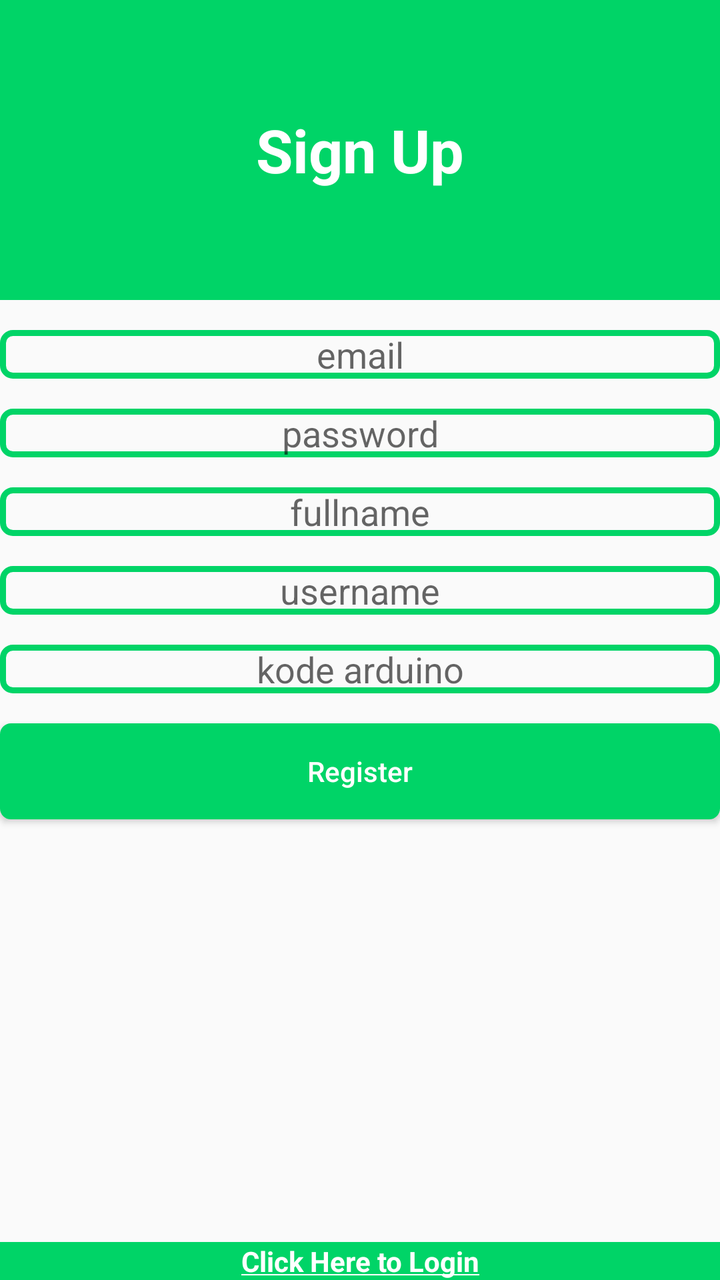
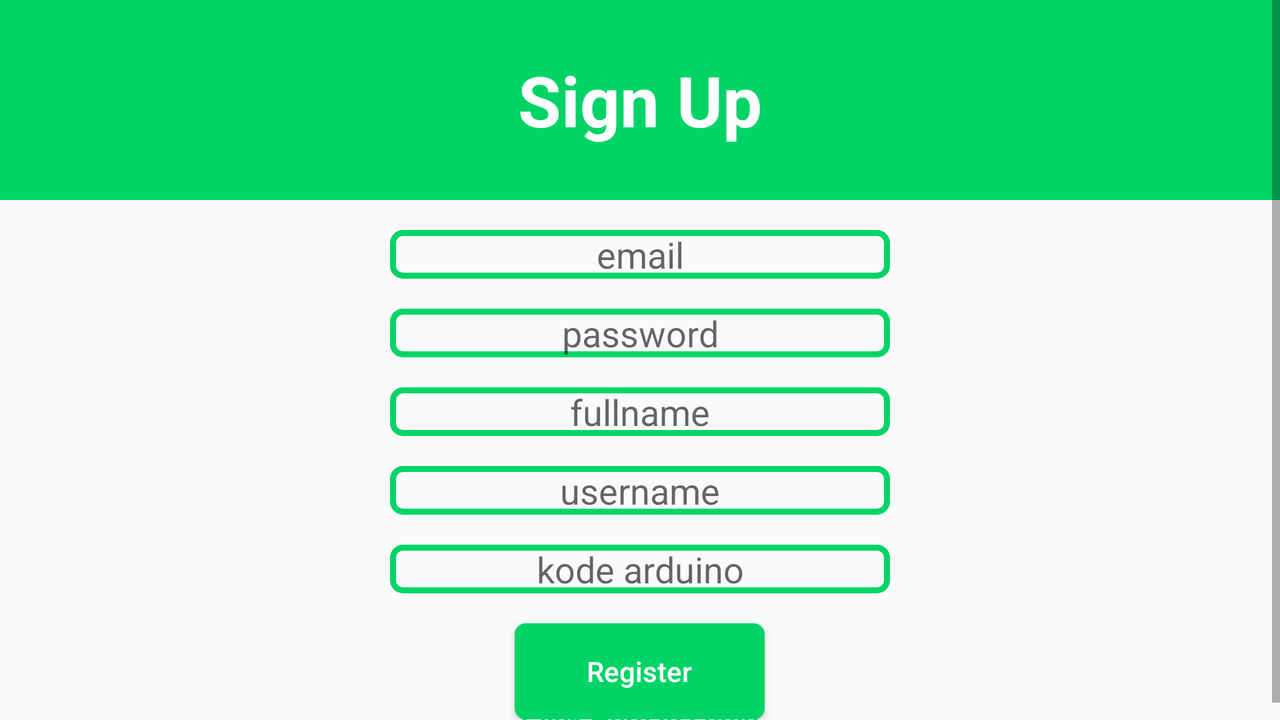

The same Android screen from two of the app's own layout files: first res/layout/ as a phone draws it, then the repository's variant for another configuration, drawn on a device whose configuration selects that folder. Both files follow.
<!-- AndroidManifest.xml: application theme AppTheme -->
<!-- res/layout/activity_register.xml -->
<?xml version="1.0" encoding="utf-8"?>
<RelativeLayout xmlns:android="http://schemas.android.com/apk/res/android"
    xmlns:tools="http://schemas.android.com/tools"
    android:id="@+id/activity_register"
    android:layout_width="match_parent"
    android:layout_height="match_parent"
    tools:context="baja.isave.Register">

    <LinearLayout
        android:orientation="vertical"
        android:layout_width="match_parent"
        android:layout_height="match_parent"
        android:weightSum="1"
        android:layout_alignParentTop="true"
        android:layout_alignParentStart="true">

        <TextView
            android:text="@string/signup"
            android:layout_width="match_parent"
            android:layout_height="150dp"
            android:textColor="#FFFFFF"
            android:textStyle="bold"
            android:id="@+id/signup"
            android:gravity="center"
            android:textSize="30dip"
            android:background="@drawable/background_header"
            android:layout_centerHorizontal="true" />

        <EditText
            android:id="@+id/email"
            android:layout_width="match_parent"
            android:layout_height="wrap_content"
            android:inputType="textPassword"
            android:ems="10"
            android:layout_marginTop="15dp"
            android:gravity="center_horizontal"
            android:hint="@string/email"
            android:singleLine="true"
            android:layout_below="@+id/username"
            android:background="@drawable/background_edittext"
            android:layout_alignStart="@+id/username" />

        <EditText
            android:id="@+id/password"
            android:layout_width="match_parent"
            android:layout_height="wrap_content"
            android:inputType="textPassword"
            android:ems="10"
            android:layout_marginTop="15dp"
            android:gravity="center_horizontal"
            android:hint="@string/password"
            android:singleLine="true"
            android:layout_below="@+id/username"
            android:background="@drawable/background_edittext"
            android:layout_alignStart="@+id/username" />

        <EditText
            android:id="@+id/name"
            android:layout_width="match_parent"
            android:layout_height="wrap_content"
            android:inputType="text"
            android:ems="10"
            android:layout_marginTop="15dp"
            android:layout_alignParentTop="true"
            android:layout_centerHorizontal="true"
            android:gravity="center_horizontal"
            android:hint="@string/name"
            android:background="@drawable/background_edittext"
            android:singleLine="true" />

        <EditText
            android:id="@+id/username"
            android:layout_width="match_parent"
            android:layout_height="wrap_content"
            android:inputType="text"
            android:ems="10"
            android:layout_marginTop="15dp"
            android:layout_alignParentTop="true"
            android:layout_centerHorizontal="true"
            android:gravity="center_horizontal"
            android:hint="@string/username"
            android:background="@drawable/background_edittext"
            android:singleLine="true" />

        <EditText
            android:id="@+id/idArduino"
            android:layout_width="match_parent"
            android:layout_height="wrap_content"
            android:inputType="text"
            android:ems="10"
            android:layout_marginTop="15dp"
            android:layout_alignParentTop="true"
            android:layout_centerHorizontal="true"
            android:gravity="center_horizontal"
            android:hint="@string/kode"
            android:background="@drawable/background_edittext"
            android:singleLine="true" />

        <Button
            android:layout_width="match_parent"
            android:layout_height="wrap_content"
            android:background="@drawable/rounded_button"
            android:textColorHint="#FFFFFF"
            android:hint="@string/register"
            android:id="@+id/buttonlogin"
            android:layout_marginTop="15dp"
            android:layout_below="@+id/password"
            android:layout_centerHorizontal="true"
            android:onClick="sendMessage"/>
    </LinearLayout>

    <TextView
        android:text="@string/goLogin"
        android:layout_width="match_parent"
        android:layout_height="wrap_content"
        android:textColor="#FFFFFF"
        android:textStyle="bold"
        android:id="@+id/GoLogin"
        android:onClick="goLogin"
        android:layout_alignParentBottom="true"
        android:gravity="center"
        android:background="@drawable/background_header"
        android:layout_centerHorizontal="true" />



</RelativeLayout>
<!-- resources referenced by this layout -->
<resources>
  <!-- drawable background_edittext (drawable) -->
  <?xml version="1.0" encoding="utf-8"?>
       <shape xmlns:android="http://schemas.android.com/apk/res/android"
          android:thickness="5dp"
          android:shape="rectangle">
          <stroke android:width="3dp"
              android:color="@color/colorPrimary"/>
          <corners android:radius="5dp" />
      </shape>
  <!-- drawable background_header (drawable) -->
  <?xml version="1.0" encoding="utf-8"?>
  <shape xmlns:android="http://schemas.android.com/apk/res/android"
      android:thickness="5dp"
      android:shape="rectangle">
      <stroke android:width="3dp"
          android:color="@color/colorPrimary"/>
      <solid android:color="@color/colorPrimary"/>
  </shape>
  <!-- drawable rounded_button (drawable) -->
  <?xml version="1.0" encoding="utf-8"?>
  <selector xmlns:android="http://schemas.android.com/apk/res/android">
      <item android:state_pressed="true" >
          <shape android:shape="rectangle"  >
              <corners android:radius="3dip" />
              <stroke android:width="1dip" android:color="@color/colorAccent" />
              <gradient android:angle="-90" android:startColor="#FFF9C4" android:endColor="#FFFDE7"  />
          </shape>
      </item>
      <item android:state_focused="true">
          <shape android:shape="rectangle"  >
              <corners android:radius="3dip" />
              <stroke android:width="1dip" android:color="@color/colorPrimary" />
              <solid android:color="@color/colorPrimary"/>
          </shape>
      </item>
      <item >
          <shape android:shape="rectangle"  >
              <corners android:radius="5dip" />
              <stroke android:width="1dip" android:color="@color/colorPrimary" />
              <solid android:color="@color/colorPrimary"/>
          </shape>
      </item>
  </selector>
  <string name="email">email</string>
  <string name="goLogin"><u>Click Here to Login</u></string>
  <string name="kode">kode arduino</string>
  <string name="name">fullname</string>
  <string name="password">password</string>
  <string name="register">Register</string>
  <string name="signup">Sign Up</string>
  <string name="username">username</string>
  <style name="AppTheme" parent="Theme.AppCompat.Light.NoActionBar">
          
          <item name="colorPrimary">@color/colorPrimary</item>
          <item name="colorPrimaryDark">@color/colorPrimaryDark</item>
          <item name="colorAccent">@color/colorAccent</item>
      </style>
  <color name="colorPrimary">#00D467</color>
  <color name="colorAccent">#F57F17</color>
  <color name="colorPrimaryDark">#4CAF50</color>
</resources>
<!-- res/layout-land/activity_register.xml (the repository's variant of the layout above) -->
<!-- drawn on the phone turned sideways -->
<?xml version="1.0" encoding="utf-8"?>
<RelativeLayout xmlns:android="http://schemas.android.com/apk/res/android"
    xmlns:tools="http://schemas.android.com/tools"
    android:id="@+id/activity_register"
    android:layout_width="match_parent"
    android:layout_height="match_parent"
    tools:context="baja.isave.Register">

    <ScrollView
        android:layout_width="match_parent"
        android:layout_height="wrap_content">

        <RelativeLayout
            android:layout_width="match_parent"
            android:layout_height="match_parent">

            <LinearLayout
                android:orientation="vertical"
                android:layout_width="match_parent"
                android:layout_height="match_parent"
                android:weightSum="1"
                android:layout_alignParentTop="true"
                android:layout_alignParentStart="true">

                <TextView
                    android:text="@string/signup"
                    android:layout_width="match_parent"
                    android:layout_height="100dp"
                    android:textColor="#FFFFFF"
                    android:textStyle="bold"
                    android:id="@+id/signup"
                    android:gravity="center"
                    android:textSize="35dip"
                    android:background="@drawable/background_header"
                    android:layout_centerHorizontal="true" />

                <EditText
                    android:id="@+id/email"
                    android:layout_width="250dp"
                    android:layout_height="wrap_content"
                    android:inputType="text"
                    android:ems="10"
                    android:layout_marginTop="15dp"
                    android:layout_gravity="center"
                    android:gravity="center_horizontal"
                    android:hint="@string/email"
                    android:singleLine="true"
                    android:layout_below="@+id/username"
                    android:background="@drawable/background_edittext"
                    android:layout_alignStart="@+id/username" />

                <EditText
                    android:id="@+id/password"
                    android:layout_width="250dp"
                    android:layout_height="wrap_content"
                    android:inputType="textPassword"
                    android:ems="10"
                    android:layout_marginTop="15dp"
                    android:layout_gravity="center"
                    android:gravity="center_horizontal"
                    android:hint="@string/password"
                    android:singleLine="true"
                    android:layout_below="@+id/username"
                    android:background="@drawable/background_edittext"
                    android:layout_alignStart="@+id/username" />

                <EditText
                    android:id="@+id/name"
                    android:layout_width="250dp"
                    android:layout_height="wrap_content"
                    android:inputType="text"
                    android:ems="10"
                    android:layout_marginTop="15dp"
                    android:layout_alignParentTop="true"
                    android:layout_centerHorizontal="true"
                    android:layout_gravity="center"
                    android:gravity="center_horizontal"
                    android:hint="@string/name"
                    android:background="@drawable/background_edittext"
                    android:singleLine="true" />

                <EditText
                    android:id="@+id/username"
                    android:layout_width="250dp"
                    android:layout_height="wrap_content"
                    android:inputType="text"
                    android:ems="10"
                    android:layout_marginTop="15dp"
                    android:layout_alignParentTop="true"
                    android:layout_centerHorizontal="true"
                    android:layout_gravity="center"
                    android:gravity="center_horizontal"
                    android:hint="@string/username"
                    android:background="@drawable/background_edittext"
                    android:singleLine="true" />

                <EditText
                    android:id="@+id/idArduino"
                    android:layout_width="250dp"
                    android:layout_height="wrap_content"
                    android:inputType="text"
                    android:ems="10"
                    android:layout_marginTop="15dp"
                    android:layout_alignParentTop="true"
                    android:layout_centerHorizontal="true"
                    android:layout_gravity="center"
                    android:gravity="center_horizontal"
                    android:hint="@string/kode"
                    android:background="@drawable/background_edittext"
                    android:singleLine="true" />

                <Button
                    android:layout_width="125dp"
                    android:layout_height="wrap_content"
                    android:background="@drawable/rounded_button"
                    android:textColorHint="#FFFFFF"
                    android:hint="@string/register"
                    android:id="@+id/buttonlogin"
                    android:layout_marginTop="15dp"
                    android:layout_gravity="center"
                    android:layout_below="@+id/password"
                    android:layout_centerHorizontal="true"
                    android:onClick="sendMessage"/>
            </LinearLayout>

            <TextView
                android:text="@string/goLogin"
                android:layout_width="match_parent"
                android:layout_height="wrap_content"
                android:textColor="@color/colorPrimary"
                android:textStyle="bold"
                android:id="@+id/GoLogin"
                android:onClick="goLogin"
                android:layout_alignParentBottom="true"
                android:layout_marginTop="350dp"
                android:gravity="center"
                android:layout_centerHorizontal="true" />
        </RelativeLayout>

    </ScrollView>

</RelativeLayout>
<!-- resources referenced by the variant -->
<!-- as the phone turned sideways resolves them -->
<resources>
  <color name="colorPrimary">#00D467</color>
  <!-- drawable background_edittext (drawable) -->
  <?xml version="1.0" encoding="utf-8"?>
       <shape xmlns:android="http://schemas.android.com/apk/res/android"
          android:thickness="5dp"
          android:shape="rectangle">
          <stroke android:width="3dp"
              android:color="@color/colorPrimary"/>
          <corners android:radius="5dp" />
      </shape>
  <!-- drawable background_header (drawable) -->
  <?xml version="1.0" encoding="utf-8"?>
  <shape xmlns:android="http://schemas.android.com/apk/res/android"
      android:thickness="5dp"
      android:shape="rectangle">
      <stroke android:width="3dp"
          android:color="@color/colorPrimary"/>
      <solid android:color="@color/colorPrimary"/>
  </shape>
  <!-- drawable rounded_button (drawable) -->
  <?xml version="1.0" encoding="utf-8"?>
  <selector xmlns:android="http://schemas.android.com/apk/res/android">
      <item android:state_pressed="true" >
          <shape android:shape="rectangle"  >
              <corners android:radius="3dip" />
              <stroke android:width="1dip" android:color="@color/colorAccent" />
              <gradient android:angle="-90" android:startColor="#FFF9C4" android:endColor="#FFFDE7"  />
          </shape>
      </item>
      <item android:state_focused="true">
          <shape android:shape="rectangle"  >
              <corners android:radius="3dip" />
              <stroke android:width="1dip" android:color="@color/colorPrimary" />
              <solid android:color="@color/colorPrimary"/>
          </shape>
      </item>
      <item >
          <shape android:shape="rectangle"  >
              <corners android:radius="5dip" />
              <stroke android:width="1dip" android:color="@color/colorPrimary" />
              <solid android:color="@color/colorPrimary"/>
          </shape>
      </item>
  </selector>
  <string name="email">email</string>
  <string name="goLogin"><u>Click Here to Login</u></string>
  <string name="kode">kode arduino</string>
  <string name="name">fullname</string>
  <string name="password">password</string>
  <string name="register">Register</string>
  <string name="signup">Sign Up</string>
  <string name="username">username</string>
  <style name="AppTheme" parent="Theme.AppCompat.Light.NoActionBar">
          
          <item name="colorPrimary">@color/colorPrimary</item>
          <item name="colorPrimaryDark">@color/colorPrimaryDark</item>
          <item name="colorAccent">@color/colorAccent</item>
      </style>
  <color name="colorAccent">#F57F17</color>
  <color name="colorPrimaryDark">#4CAF50</color>
</resources>
